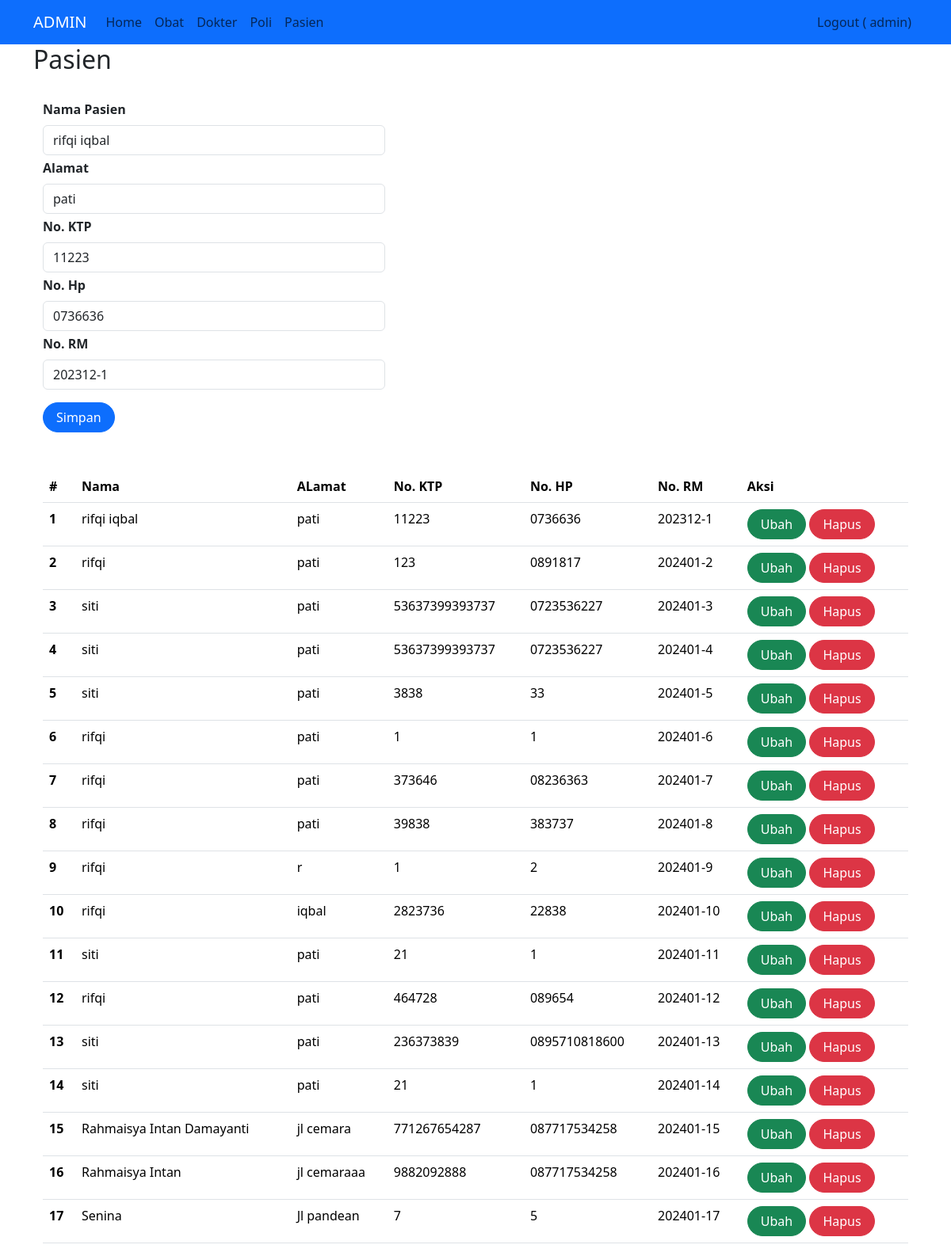
Page /index2.php?page=pasien&id=2 (signed in) on the committed database.
### tables this page shows
CREATE TABLE `pasien` (
  `id` int(11) NOT NULL,
  `nama` varchar(255) NOT NULL,
  `alamat` varchar(255) NOT NULL,
  `no_ktp` varchar(255) NOT NULL,
  `no_hp` varchar(50) NOT NULL,
  `no_rm` varchar(25) NOT NULL
);

### pasien.php (the view, shortened to what this page needs)
<h2>Pasien</h2>
<br>
<div class="container">
    <form class="form row" style="width: 30rem;" method="POST" action="" name="myForm" onsubmit="return(validate());">
        <?php
        $nama = '';
        $alamat = '';
        $no_ktp = '';
        $no_hp = '';
        $no_rm = '';
        if (isset($_GET['id'])) {
            $ambil = mysqli_query($mysqli, "SELECT * FROM pasien
                    WHERE id='" . $_GET['id'] . "'");
            while ($row = mysqli_fetch_array($ambil)) {
                $nama = $row['nama'];
                $alamat = $row['alamat'];
                $no_ktp = $row['no_ktp'];
                $no_hp = $row['no_hp'];
                $no_rm = $row['no_rm'];
            }
        ?>
        <?php
        }
        ?>
        <div class="row">
            <label for="inputNama" class="form-label fw-bold">
                Nama Pasien
            </label>
            <div>
                <input type="text" class="form-control" name="nama" id="inputNama" placeholder="Nama Pasien" value="<?php echo $nama ?>">
            </div>
        </div>
        <div class="row mt-1">
            <label for="inputAlamat" class="form-label fw-bold">
                Alamat
            </label>
            <div>
                <input type="text" class="form-control" name="alamat" id="inputAlamat" placeholder="Alamat" value="<?php echo $alamat ?>">
            </div>
        </div>
        <div class="row mt-1">
            <label for="inputHarga" class="form-label fw-bold">
                No. KTP
            </label>
            <div>
                <input type="text" class="form-control" name="no_ktp" id="inputKTP" placeholder="No. KTP" value="<?php echo $no_ktp ?>">
            </div>
        </div>
        <div class="row mt-1">
            <label for="inputHarga" class="form-label fw-bold">
                No. Hp
            </label>
            <div>
                <input type="text" class="form-control" name="no_hp" id="inputHp" placeholder="No. Hp" value="<?php echo $no_hp ?>">
            </div>
        </div>
        <div class="row mt-1">
            <label for="inputHarga" class="form-label fw-bold">
                No. RM
            </label>
            <div>
                <input type="text" class="form-control" name="no_rm" id="inputRm" placeholder="No. RM" value="<?php echo $no_rm ?>">
            </div>
        </div>
        <div class="row mt-3">
            <div class=col>
                <button type="submit" class="btn btn-primary rounded-pill px-3 mt-auto" name="simpan">Simpan</button>
            </div>
        </div>
    </form>
    <br>
    <br>
    <table class="table table-hover">
        <thead>
            <tr>
                <th scope="col">#</th>
                <th scope="col">Nama</th>
                <th scope="col">ALamat</th>
                <th scope="col">No. KTP</th>
                <th scope="col">No. HP</th>
                <th scope="col">No. RM</th>
                <th scope="col">Aksi</th>
            </tr>
        </thead>
        <tbody>
            <?php
            $result = mysqli_query($mysqli, "SELECT * FROM pasien");
            $no = 1;
            while ($data = mysqli_fetch_array($result)) {
            ?>
                <tr>
                    <th scope="row"><?php echo $no++ ?></th>
                    <td><?php echo $data['nama'] ?></td>
                    <td><?php echo $data['alamat'] ?></td>
                    <td><?php echo $data['no_ktp'] ?></td>
                    <td><?php echo $data['no_hp'] ?></td>
                    <td><?php echo $data['no_rm'] ?></td>
                    <td>
                        <a class="btn btn-success rounded-pill px-3" href="index2.php?page=pasien&id=<?php echo $data['id'] ?>">Ubah</a>
                        <a class="btn btn-danger rounded-pill px-3" href="index2.php?page=pasien&id=<?php echo $data['id'] ?>&aksi=hapus">Hapus</a>
                    </td>
                </tr>
            <?php
            }
            ?>
        </tbody>
    </table>

### css/style.css (style rules this page uses)
div { display: block; }

### rows in the picture
pasien: nama "rifqi iqbal", alamat "pati", no_ktp "11223", no_hp "0736636", no_rm "202312-1"
pasien: nama "rifqi", alamat "pati", no_ktp "123", no_hp "0891817", no_rm "202401-2"
pasien: nama "siti", alamat "pati", no_ktp "53637399393737", no_hp "0723536227", no_rm "202401-3"
pasien: nama "siti", alamat "pati", no_ktp "53637399393737", no_hp "0723536227", no_rm "202401-4"
pasien: nama "siti", alamat "pati", no_ktp "3838", no_hp "33", no_rm "202401-5"
pasien: nama "rifqi", alamat "pati", no_ktp "1", no_hp "1", no_rm "202401-6"
pasien: nama "rifqi", alamat "pati", no_ktp "373646", no_hp "08236363", no_rm "202401-7"
pasien: nama "rifqi", alamat "pati", no_ktp "39838", no_hp "383737", no_rm "202401-8"
pasien: nama "rifqi", alamat "r", no_ktp "1", no_hp "2", no_rm "202401-9"
pasien: nama "rifqi", alamat "iqbal", no_ktp "2823736", no_hp "22838", no_rm "202401-10"
pasien: nama "siti", alamat "pati", no_ktp "21", no_hp "1", no_rm "202401-11"
pasien: nama "rifqi", alamat "pati", no_ktp "464728", no_hp "089654", no_rm "202401-12"
pasien: nama "siti", alamat "pati", no_ktp "236373839", no_hp "0895710818600", no_rm "202401-13"
pasien: nama "siti", alamat "pati", no_ktp "21", no_hp "1", no_rm "202401-14"
pasien: nama "Rahmaisya Intan Damayanti", alamat "jl cemara", no_ktp "771267654287", no_hp "087717534258", no_rm "202401-15"
pasien: nama "Rahmaisya Intan", alamat "jl cemaraaa", no_ktp "9882092888", no_hp "087717534258", no_rm "202401-16"
pasien: nama "Senina", alamat "Jl pandean", no_ktp "7", no_hp "5", no_rm "202401-17"

### other values in the picture
$_SESSION['username'] "admin"
